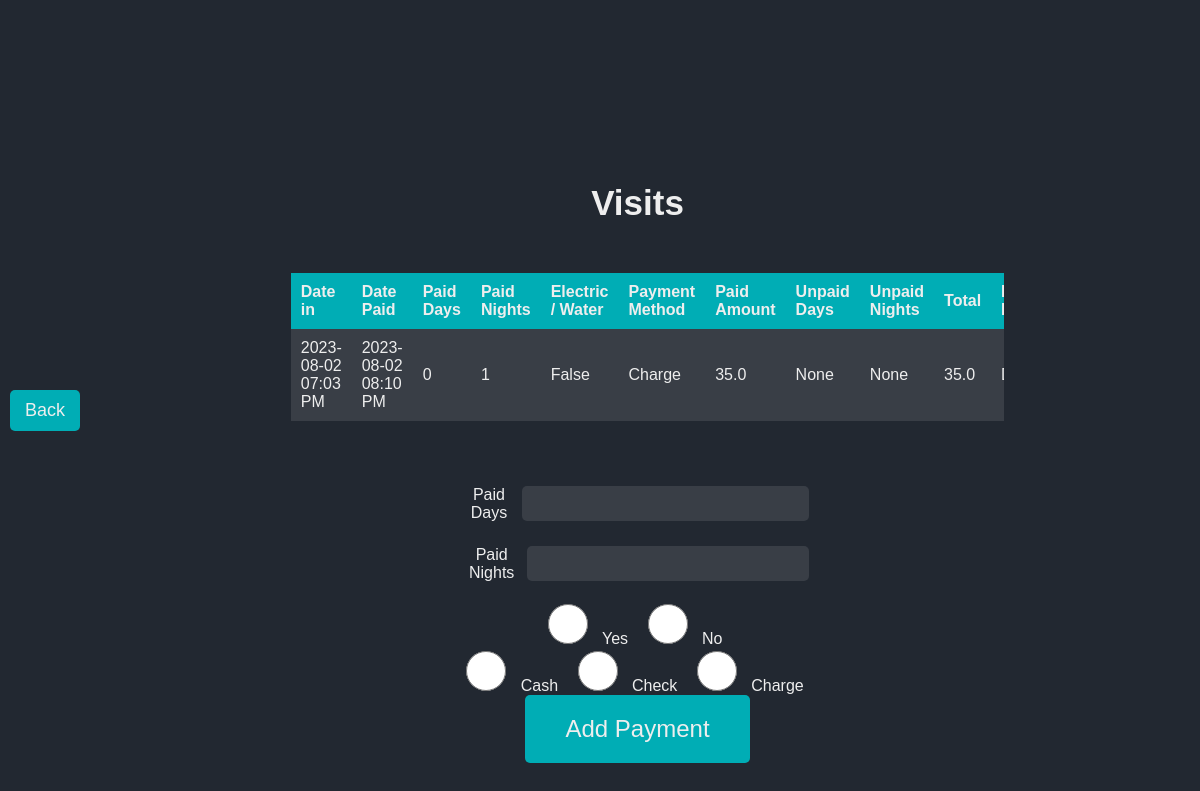
Page /visits?id=2 (signed in) on the committed database.
### website/models.py (models this page shows)
class Visit(db.Model):
    id = db.Column(db.Integer, primary_key=True)
    logged_by = db.Column(db.Integer, db.ForeignKey('user.id'))
    date_in = db.Column(db.String(150))
    date_paid = db.Column(db.String(150))
    paid_amount = db.Column(db.Float)
    paid_days = db.Column(db.Integer)
    paid_nights = db.Column(db.Integer)
    paid_enw = db.Column(db.Boolean)
    paid_with = db.Column(db.String(150))
    unpaid_days = db.Column(db.Integer)
    unpaid_nights = db.Column(db.Integer)
    total = db.Column(db.Float)
    boat_id = db.Column(db.Integer, db.ForeignKey('boat.id'))

### website/views.py (the view)
@views.route('/visits' , methods=['GET','POST'])
@login_required
def visits():
    form = PaymentForm()
    boat = getBoatById(request.args.get('id', ''))
    if form.validate_on_submit():
        if request.method == "POST":
            add_payment("visits.html", form, boat)
    if not boat:
        flash("Bad Boat ID", category='error')
    print("Visits: ", boat.visits)
    return render_template("visits.html", form=form, boat=boat)

### website/forms.py
class PaymentForm(FlaskForm):
    paid_days = StringField('Paid Days', validators=[DataRequired()])
    paid_nights = StringField('Paid Nights', validators=[DataRequired()])
    paid_enw = RadioField('Electric / Water', choices=[('Yes','Yes'), ('No', 'No') ] , validators=[DataRequired()])
    paid_with  = RadioField('Payment Method', choices=[('Cash','Cash'), ('Check', 'Check'), ('Charge', 'Charge') ] , validators=[DataRequired()])
    submit = SubmitField('Submit')

### website/functions.py (called while the page is built)
def getBoatById(id):
    boat = Boat.query.get(id)
    if boat is None:
        flash('No boat with given ID found', 'error')
        return None
    else:
        return boat

### website/templates/visits.html (shortened to what this page needs)
{% extends "base.html" %}
{%block head%}<a href="{{ url_for('views.log_boat', boat_reg=boat.boat_reg, boat_name=boat.boat_name, phone_number=boat.phone_number, id=boat.id) }}"id="home-btn">Back</a>{%endblock%}
{%block header%}<link rel="stylesheet" href="static/form-styles.css">{%endblock%}
{%block styles%}static/visit-styles.css{%endblock%}
{% block content%}
<div id="main-container">
    <div id="left-container" style="flex: 1;">
            <div id="table-container">
                <h2>Visits</h2>
                <table id="search-results">
                <thead>
                    <tr>
                    <th>Date in</th>
                    <th>Date Paid</th>
                    <th>Paid Days</th>
                    <th>Paid Nights</th>
                    <th>Electric / Water</th>
                    <th>Payment Method</th>
                    <th>Paid Amount</th>
                    <th>Unpaid Days</th>
                    <th>Unpaid Nights</th>
                    <th>Total</th>
                    <th>Logged By</th>
                    </tr>
                </thead>
                <tbody>
                    {% for visit in boat.visits %}
                    <td>{{ visit.date_in | utc_to_est}}</td>
                    <td>{{ visit.date_paid | utc_to_est}}</td>
                    <td>{{ visit.paid_days }}</td>
                    <td>{{ visit.paid_nights }}</td>
                    <td>{{ visit.paid_enw }}</td>
                    <td>{{ visit.paid_with }}</td>
                    <td>{{ visit.paid_amount }}</td>
                    <td>{{ visit.unpaid_days  }}</td>
                    <td>{{ visit.unpaid_nights }}</td>
                    <td>{{ visit.total }}</td>
                    <td>{{ visit.logged_by | userID_to_name }}</td>
                    {% endfor %}
                </tbody>
                </table>
            </div>
            </div>
    </div>
    <div id="right-container" style="flex: 1;">
        <div id="search-container">
          <form method="POST" id="search">
            <div class="form-group">
              {{ form.paid_days.label }}
              {{ form.paid_days(class="form-control") }}
            </div>
            <div class="form-group">
              {{ form.paid_nights.label }}
              {{ form.paid_nights(class="form-control") }}
            </div>
            <div>
                {% for subfield in form.paid_enw %}
                    {{ subfield(class="form-check-input") }} {{ subfield.label(class="form-check-label") }}
                {% endfor %}
            </div>
            <div>
                {% for subfield in form.paid_with %}
                    {{ subfield(class="form-check-input") }} {{ subfield.label(class="form-check-label") }}
                {% endfor %}
            </div>
            <div id="button-container">
              <button type="submit" class="btn btn-primary" id="login-btn" name="submit-button" value="search">Add Payment</button>
            </div>
          </form>
        </div>
</div>
{%endblock%}

### website/templates/base.html (shortened to what this page needs)
<!DOCTYPE html>
<html lang="en">
<head>
  <link rel="stylesheet" href="{%block styles%}static/styles.css{%endblock%}">
  {%block head%}{%endblock%}
</head>
<body>
  <div id="content-container">
    <header>
      <h1>{%block header%}Gateway Harbor Sign Up{%endblock%}</h1>
    </header>
    <div class="container">{% block content %} {% endblock %}</div>
  </div>
</body>
</html>

### website/static/visit-styles.css (style rules this page uses)
body { margin: 0; padding: 10px; font-family: Arial, sans-serif; background-color: #222831; color: #eeeeee; height: 100%; overflow: hidden; }
header { display: flex; justify-content: flex-start; padding: 10px; }
#content-container { width: 100%; height: 100%; }
h2 { font-size: 35px; color: #eeeeee; width: 100%; text-align: center; }
#main-container { display: flex; justify-content: space-between; padding: 20px; box-sizing: border-box; }
#left-container, #right-container { flex: 1; max-height: 100%; overflow: auto; padding: 20px; box-sizing: border-box; }
#search-container { display: flex; flex-direction: column; align-items: center; margin-bottom: 20px; }
input[type="text"] { margin: 5px; width: 100%; max-width: 300px; }
table { background-color: #393e46; border-collapse: collapse; width: 100%; }
th, td { padding: 10px; text-align: left; }
th { background-color: #00adb5; }
#button-container { display: flex; justify-content: center; }
#login-btn { font-size: 24px; text-align: center; background-color: #00adb5; color: #eeeeee; padding: 20px 40px; border: none; cursor: pointer; transition: background-color 0.3s ease, transform 0.3s ease; border-radius: 5px; }
#home-btn { font-size: 18px; background-color: #00adb5; color: #eeeeee; padding: 10px 15px; border: none; cursor: pointer; text-decoration: none; transition: background-color 0.3s ease, transform 0.3s ease; border-radius: 5px; display: inline-block; margin-right: 5px; }

### website/static/form-styles.css (style rules this page uses)
body { background-color: #222831; font-family: 'Arial', sans-serif; margin: 0; display: flex; justify-content: center; align-items: center; height: 100vh; }
.container { width: 70%; margin: 0 auto; padding: 20px; }
#content-container { text-align: center; }
header { padding: 20px; }
h2 { color: #eeeeee; margin-bottom: 50px; }
.form-group { margin-bottom: 15px; display: flex; justify-content: center; align-items: center; }
.form-group label { display: block; color: #eeeeee; }
.form-check-input, .form-check-label { display: inline-block; margin-right: 10px; }
.form-check-input { width: 40px; height: 40px; }
.form-group input { width: 100%; padding: 10px; border: none; border-radius: 5px; }
.form-control { background-color: #393e46; color: #eeeeee; }
.form-control::placeholder { color: #adb5bd; }
.btn-primary { font-size: 24px; background-color: #00adb5; margin: auto; color: #eeeeee; padding: 20px 40px; border: none; cursor: pointer; transition: background-color 0.3s ease, transform 0.3s ease; border-radius: 5px; margin-bottom: 20px; }
#home-btn { font-size: 18px; background-color: #00adb5; color: #eeeeee; padding: 10px 15px; border: none; cursor: pointer; text-decoration: none; transition: background-color 0.3s ease, transform 0.3s ease; border-radius: 5px; display: inline-block; margin-right: 5px; }

### rows in the picture
Visit: date_in|utc_to_est "2023-08-02 07:03 PM", date_paid|utc_to_est "2023-08-02 08:10 PM", paid_days "0", paid_nights "1", paid_enw "False", paid_with "Charge", paid_amount "35.0", unpaid_days "None", unpaid_nights "None", total "35.0"

### other values in the picture
{{ subfield.label(class="form-check-label") }} "Yes" "No"
{{ subfield.label(class="form-check-label") }} "Cash" "Check" "Charge"
